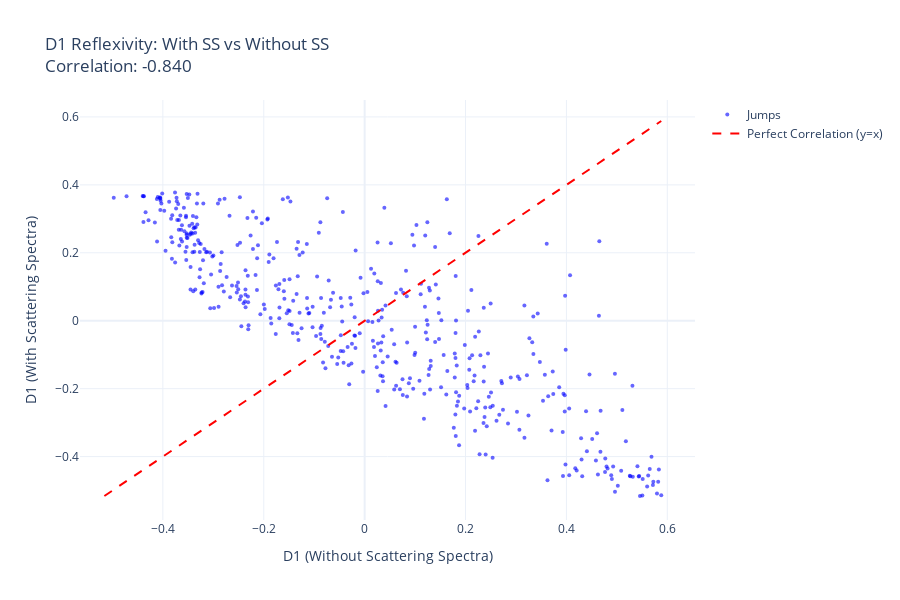

Source (notebook cell):
### Code cell
# Plot 1: Scatter plot comparing D1 values
fig_d1_comp = go.Figure()

fig_d1_comp.add_trace(go.Scatter(
    x=jumps_without['D1_reflexivity'],
    y=jumps_with['D1_reflexivity'],
    mode='markers',
    name='Jumps',
    marker=dict(size=4, opacity=0.6, color='blue')
))

# Perfect correlation line
min_d1 = min(jumps_with['D1_reflexivity'].min(), jumps_without['D1_reflexivity'].min())
max_d1 = max(jumps_with['D1_reflexivity'].max(), jumps_without['D1_reflexivity'].max())
fig_d1_comp.add_trace(go.Scatter(
    x=[min_d1, max_d1],
    y=[min_d1, max_d1],
    mode='lines',
    name='Perfect Correlation (y=x)',
    line=dict(color='red', width=2, dash='dash')
))

fig_d1_comp.update_layout(
    title=f"D1 Reflexivity: With SS vs Without SS<br>Correlation: {d1_corr:.3f}",
    xaxis_title="D1 (Without Scattering Spectra)",
    yaxis_title="D1 (With Scattering Spectra)",
    template="plotly_white",
    height=600
)
fig_d1_comp.show()

### Figure 1 — Plotly figure (JSON) as saved in the notebook; plotly's stock layout.template omitted (floating-point values rounded to 4 significant figures; data arrays with more than 128 entries replaced by an {"elided": "..."} marker saying what was removed)
{"data": [{"marker": {"color": "blue", "opacity": 0.6, "size": 4}, "mode": "markers", "name": "Jumps", "type": "scatter", "x": {"elided": "465 float values"}, "y": {"elided": "465 float values"}}, {"line": {"color": "red", "dash": "dash", "width": 2}, "mode": "lines", "name": "Perfect Correlation (y=x)", "type": "scatter", "x": [-0.516, 0.588], "y": [-0.516, 0.588]}], "layout": {"height": 600, "title": {"text": "D1 Reflexivity: With SS vs Without SS<br>Correlation: -0.840"}, "xaxis": {"title": {"text": "D1 (Without Scattering Spectra)"}}, "yaxis": {"title": {"text": "D1 (With Scattering Spectra)"}}}}
